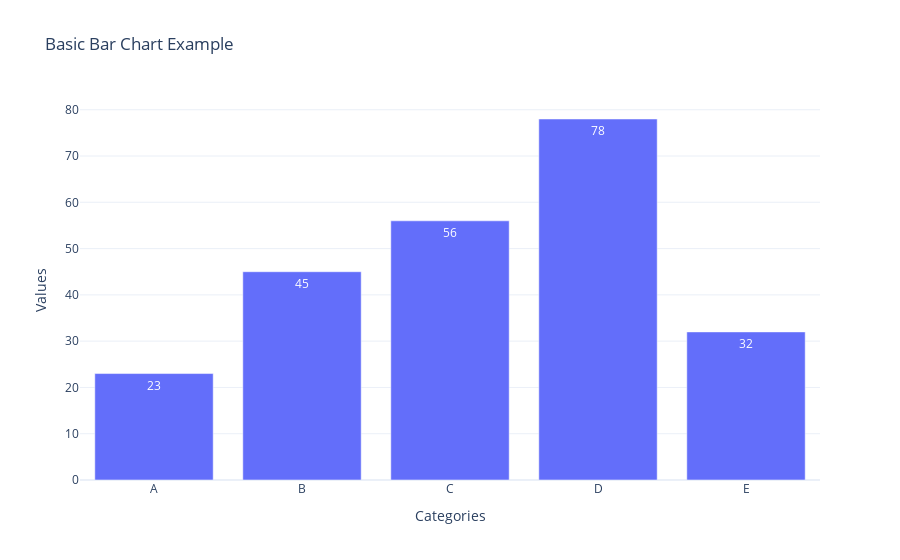

The code cell stored with this chart in its notebook:
### Code cell
# Create a basic bar chart
fig = go.Figure(
    data=[
        go.Bar(
            x=categories,
            y=values,
            text=values,  # Add value labels on bars
            textposition='auto',  # Position labels automatically
        )
    ]
)

# Customize the layout
fig.update_layout(
    title='Basic Bar Chart Example',
    xaxis_title='Categories',
    yaxis_title='Values',
    template='plotly_white',  # Use a clean template
    bargap=0.2,  # Add space between bars
)

# Show the plot
fig.show()

### Figure 1 — Plotly figure (JSON) as saved in the notebook; plotly's stock layout.template omitted (floating-point values rounded to 4 significant figures)
{"data": [{"text": ["23", "45", "56", "78", "32"], "textposition": "auto", "type": "bar", "x": ["A", "B", "C", "D", "E"], "y": [23, 45, 56, 78, 32]}], "layout": {"bargap": 0.2, "title": {"text": "Basic Bar Chart Example"}, "xaxis": {"title": {"text": "Categories"}}, "yaxis": {"title": {"text": "Values"}}}}
